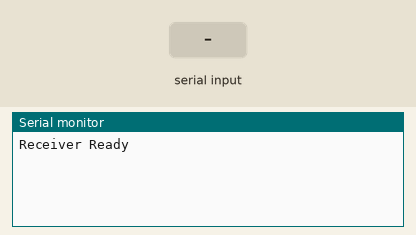
This sketch was run on a simulated ESP32. Shown: the last lines printed to the serial monitor. The test bench sets the inputs (shaded band).

Above: at 1.2 s.
1.3 s: "1\n" received over the second serial link
At 2.0 s:
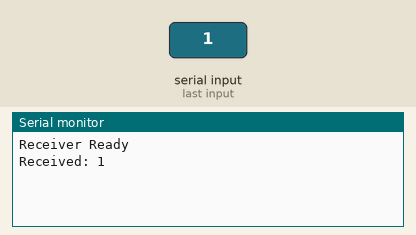
2.8 s: "0\n" received over the second serial link
At 3.2 s:
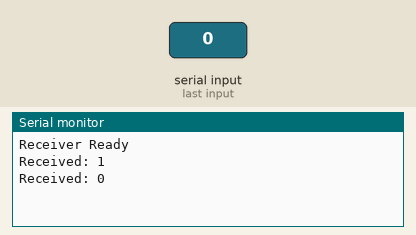
4.3 s: "2\n" received over the second serial link
At 5.5 s:
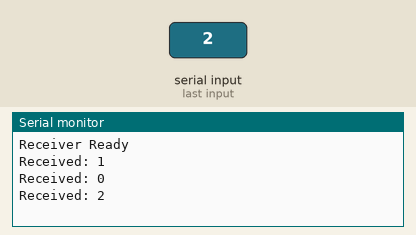

The sketch:

receiver.ino
```cpp
#define RXD2 16
#define TXD2 17

HardwareSerial mySerial(2);

enum State {
  STATE_WAIT_DATA,
  STATE_SEND_ACK
};

State currentState = STATE_WAIT_DATA;
String receivedData = "";

void setup() {
  Serial.begin(115200);
  mySerial.begin(9600, SERIAL_8N1, RXD2, TXD2);
  Serial.println("Receiver Ready");
}

void loop() {

  switch (currentState) {

    case STATE_WAIT_DATA:
      if (mySerial.available()) {
        receivedData = mySerial.readStringUntil('\n');
        receivedData.trim();

        Serial.println("Received: " + receivedData);
        currentState = STATE_SEND_ACK;
      }
      break;

    case STATE_SEND_ACK:
      mySerial.println("ACK");
      currentState = STATE_WAIT_DATA;
      break;
  }
}
```

Measured:
- after the input at 1.3 s, the serial monitor: prints a new line at once (image 1)
- after the input at 2.8 s, the serial monitor: prints a new line at once (image 2)
- after the input at 4.3 s, the serial monitor: prints a new line at once (image 3)
